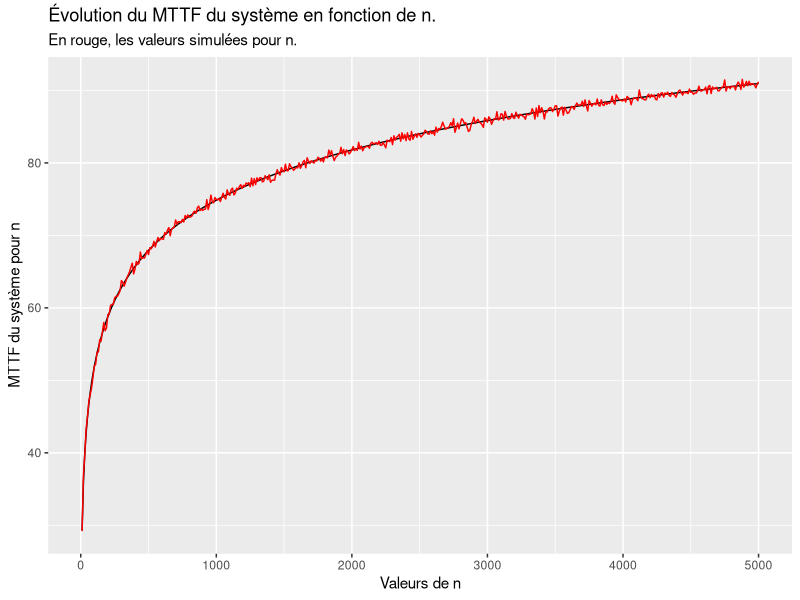
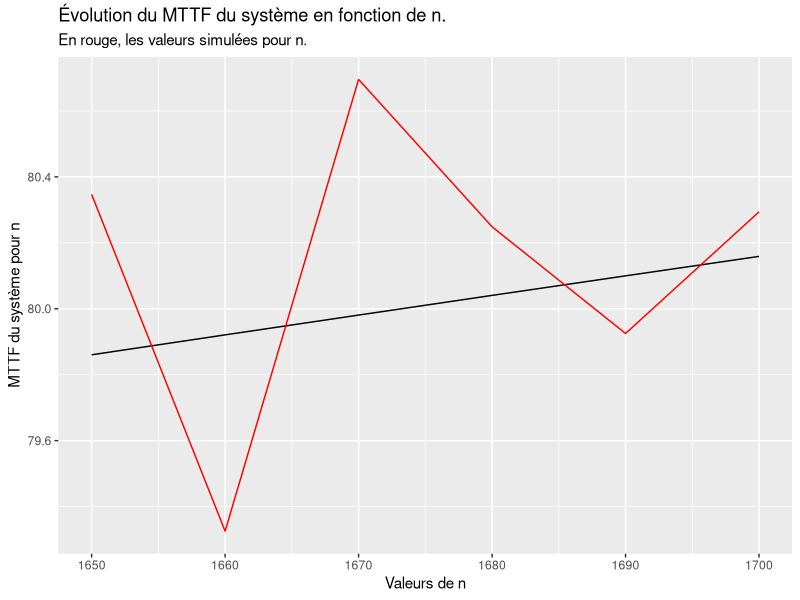

Write R code to recreate these figures, in order.
## ---- chunk 1
library(ggplot2, warn.conflicts = FALSE)
library(magrittr, warn.conflicts = FALSE)
## ---- chunk 2
# Pour régler la génération aléatoire et conserver les mêmes
# valeurs à la compilation
set.seed(54684)

# Block de code pour effacer le contenu de la mémoire, utile à la compilation
rm(list = ls())
## ---- chunk 3

# Ce bloc de code permet d'écrire des fonctions utiles pour la suite le
# l'exercice.

# Le 'pipe' %>% permet de passer des arguments à des fonctions en R.
# On peut par exemple écrire :
#   10 %>% exp()
# Pour calculer exp(10).

exe2_simu_panne_systeme <- function(n, taux) {
    
    # Retourne une réalisation de panne du système pour n
    # et pour lambda = taux
    
    # crée n tirage de loi exponentiel avec lambda = taux, calcule le maximum
    # et retourne le résultat.
    n %>% rexp(taux) %>% max() %>% return()
}

exe2_simu_mttf_system <- function(n,taux,p) {
    
    # Calcul un MTTF théorique à partir de p réplications pour n composants
    # et un taux.
    
    # Crée p réplications de date de panne pour le système.
    # Calcule la moyenne de ces p réplications et retourne le résultat.
    replicate(p,exe2_simu_panne_systeme(n,taux)) %>% mean() %>% return()
}

# Calcul théorique du MTTF avec le résultat connu pour ce système
# spécifique.
exe2_theoric_mttf_system <- function(n, taux) {return(sum(1/1:n)/taux)}
## ---- chunk 4
exe2_simu_panne_systeme(10,0.1)
## ---- chunk 5
exe2_theoric_mttf_system(10,0.1)
## ---- chunk 6
p = 1000 # nombre de répliques par simulations pour le calcul du MTTF
taux = 0.1
nvals = seq(10,5000,10)

# L'object contient les simulations de MTTF pour n de 10 à 5000
# par pas de 10 
# Un peu long à la compilation

exe2_simu_MTTF_n <- nvals %>% mapply(FUN = exe2_simu_mttf_system, taux = taux, p = p)

# L'object contient les valeurs théoriques de MTTF pour n de 10 à 5000
# par pas de 10
# Un peu long à la compilation
exe2_theoric_MTTF_n <- mapply(FUN = exe2_theoric_mttf_system,
                              n = nvals, taux = 0.1)
## ---- chunk 7
ggplot() +
    geom_line(aes(x = nvals, y = exe2_theoric_MTTF_n)) +
    geom_line(aes(x = nvals, y = exe2_simu_MTTF_n),
               color = "red") + 
    labs(x = "Valeurs de n",
         y = "MTTF du système pour n",
         title = "Évolution du MTTF du système en fonction de n.",
         subtitle = "En rouge, les valeurs simulées pour n.")
## ---- chunk 8
zoom = 165:170
ggplot() +
    geom_line(aes(x = nvals[zoom], y = exe2_theoric_MTTF_n[zoom])) +
    geom_line(aes(x = nvals[zoom], y = exe2_simu_MTTF_n[zoom]),
               color = "red") + 
    labs(x = "Valeurs de n",
         y = "MTTF du système pour n",
         title = "Évolution du MTTF du système en fonction de n.",
         subtitle = "En rouge, les valeurs simulées pour n.")
## ---- chunk 9
exp(80*0.1-0.577)
